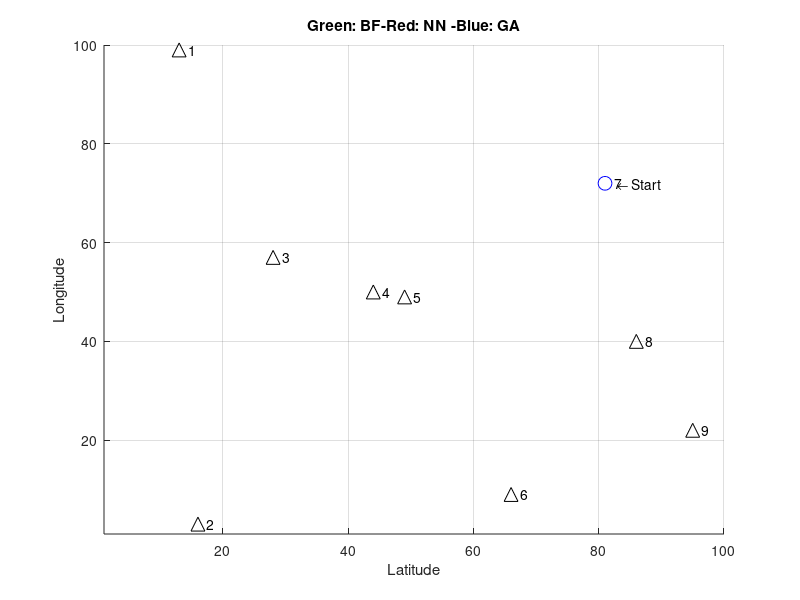

Write MATLAB code to recreate this figure. (Note: this script raises an error after producing the figure.)
% TSP
% Kai Brooks
% github.com/kaibrooks
% Jun 2019
%
% Computes the travelling salesman problem three different ways.
% https://en.wikipedia.org/wiki/Travelling_salesman_problem
%
% Readme:
% Options are below. Basic options enable/disable various algorithms,
% advanced options modify generator settings and adjust various selection /
% computation parameters with often unexpected results, and will likely not
% function correctly for numbers vastly outside their defaults.
%
% Algorithm basics:
%   Bruteforce (green)-
%   Computes every possible combination of routes, finds the shortest. This
%   method is impractical or impossible for n > ~12 (ie, n=14 requires
%   42.8GB of RAM and takes a few days to compute). This method does not 
%   use any sort of dynamic/parallel programming or other shortcuts.
%
%   Nearest-neighbor (red)-
%   Finds closest point to current point, loops back to start at end. If
%   gifoutput, this method plots 'decision lines' as well.
%
%   Genetic Algorithm (blue)-
%   Attemps many possible routes, takes the best of those and tries
%   again with a new set of similar routes. Take note of the performance
%   change by generation plot upon completion, it notes approximately how
%   many iterations of the GA will be needed to outperform NN.
%   Note: Genetic algorithm may produce unforseen errors when its settings 
%   are drastically different from defaults, and the program will not check
%   for validity before attemping to run them.
%
% Use cases:
%   By default, this program will run n=9, which allows for all three
%   algorithms to run.
%
%   For more intersting applications of the NN/GA algorithms, use n > ~25 
%   (and disable the BF, unless you have 10^15 gigabytes of RAM and 10^13 
%   years to wait).
%   At n > ~60, the computational complexity exceeds the number of atoms in
%   the universe, and would take about 10^70 years to solve.
%
%   Many variables are set by default in the range of what a 2.3GHz i7 CPU 
%   from 2013 can compute within reasonable time.


% Init
clc
close all
clear all
format
rng('shuffle')


%% --- Options ------------------------------------------------------------
%  --- Main Options -------------------------------------------------------
maxCities = 9;          % (default 9) number of cities to visit, this is the 'n'
gifOutput = 1;          % enables gif output and generation, slows rendering
filename = 'tsp.gif';   % output filename for the gif
verbose = 0;            % (default 0) outputs a pile of text while running

% Algorithm enables (with all disabled, just generates the map)
bf = 1;                   % bruteforce algorithm
nn = 1;                   % nearest-neighbor algorithm
gena = 1;                 % genetic algorithm

% genetic algorithm selection processes
gaRandomCrossover = 0;    % random crossover variant
gaOrderedCrossover = 1;   % ordered crossover variant

% --- Advanced options and generator settings -----------------------------

outputResults = 1;          % (default 1) shows analysis at completion

gaSelectionFactor = 2;      % (default 2) fractional number of members to select each epoch (eg: 3 = 1/3 of members)
gaInitPopSize = 100;        % (default 100, min 16) population for genetic algorithm
gaMutationRate = 0.01;      % (default 0.01) mutate this portion of the population (0.01 = 1%)
gaMaxGenerations = 500;     % (default 500) number of times ga generates new pop
gaElitism = 0.2;            % (default 0.2, max 0.4) elitism, in %. 0 to disable

pfitStart = 0.1;        % (default 0.1) start the polyfit after this %, used to ignore early transients in initial population
bfTickSize = 10000;     % (default 10000) tick size for timing BF algorithm. Higher numbers = more accuracy, slower to display estimate

minLoc = 1;             % (default 1) minimum coordinate to generate for city locations
maxLoc = 100;           % (default 100) maximum coordinate to generate for city locations
plotScale = 10;         % (default 10) size of markers on map
showLabels = 1;         % (default 1) display city numbers on plot


attempts = 100;         % number of attempts to bruteforce the solution before giving up
maxCpuTime = 100;       % max loops various functions will use before giving up and moving on

% --- Zero other variables (do not modify) --------------------------------

totalDist = 0;          % total distance travelled
gifWritten = 0;         % one-time check for gif creation

o_nn = 0;               % big o for nearest neighbor method
o_bf = 0;               % big o for bruteforce method
o_ga = 0;
nn_distance = 0;        % total minimum distance
bf_distance = 0;
ga_distance = 0;
bf_time = 0;            % time to run algorithm
nn_time = 0;
ga_time = 0;

nnSecs = 0;
bruteforce_minimum_vec = 0;

%% --- Program start ------------------------------------------------------

% Generate points
cities = randi([minLoc, maxLoc],2,maxCities); % generate matrix
cities = rot90(cities);  % rotate to form cities(x1,y1) for each point
cities = unique(cities,'rows'); % remove duplicate entries

if (length(cities) ~= maxCities)
    fprintf('*** Generated duplicate city coordinates, pruning %i entries.\n*** New maxCities = %i \n', maxCities - length(cities), length(cities))
end

maxCities = length(cities);  % shorten everything else if we don't have enough cities


startingCity = randi(maxCities);    % randomize starting city
currentCity = startingCity;         % and remember its where we started

visited = zeros([maxCities],1);     % boolean to mark each visited city
visited(currentCity) = 1;           % we're already in our city, so mark it

visitedOrder = zeros([maxCities],1); % vector to store the order which we visited each city
visitedOrder(currentCity) = 1;      % mark out starting city on the path

% Create figure
f = figure('Name','Stacked Routes','units','normalized','NumberTitle','off');%,'outerposition',[0 0 1 1]);
axis tight manual % this ensures that getframe() returns a consistent size

titleStr = '';
s1 = '';
s2 = '';
s3 = '';

if bf, s1 = 'Green: BF- ';, end
if nn, s2 = 'Red: NN - ';, end
if gena, s3 = 'Blue: GA';, end

titleStr = strcat(titleStr, s1, s2, s3);
title(titleStr);

clear s1, clear s2, clear s3

xlabel('Latitude')
ylabel('Longitude')

hold on
grid on

xlim([minLoc maxLoc])
ylim([minLoc maxLoc])

txt = '    \leftarrow Start';

% Plot cities
for i=1:maxCities
    
    if i == startingCity
        plot(cities(i,1),cities(i,2),'bo','MarkerSize',plotScale)
        
    else
        plot(cities(i,1),cities(i,2),'k^','MarkerSize',plotScale)
    end
    if showLabels, text(cities(i,1),cities(i,2),sprintf('   %i', i)), end
    
end

txt = '    \leftarrow Start';
text(cities(startingCity,1),cities(startingCity,2),txt)

% --- Algorithms ----------------------------------------------------------

%% Bruteforce algorithm (bf)
if bf
    fprintf('Generating bf pathing matrix...\n')
    % Create gigantic bruteforce path matrix: o(n!)
    arr = [2:maxCities];
    bfVisitOrder = perms(arr);
    bfVisitOrder = rot90(bfVisitOrder); % flip it to make indexing easier
    
    arr = ones(1,length(bfVisitOrder)); % create array of 1's
    bfVisitOrder = [arr;bfVisitOrder];  % append to the beginning
    
    % Add original city back onto end to complete the loop
    for i = 1:length(bfVisitOrder)
        bfVisitOrder(maxCities+1,i) = bfVisitOrder(1,i);
    end
    
    bf_omax = numel(bfVisitOrder); % get total size of matrix
    bfEstimatedTime = 0;    % zero the estimation before starting the loop
    %minDist = maxLoc^2;  % starting minimum distance
    % while sum(visited) < maxCities
    
    for j=1:length(bfVisitOrder)
        o_bf = o_bf + 1;
        
        if j==1,tic,end % start the clock on 2
        
        for i=1:maxCities
            o_bf = o_bf + 1;
            
            a = [cities(bfVisitOrder(i,j),1),cities(bfVisitOrder(i,j),2)];
            b = [cities(bfVisitOrder(i+1,j),1),cities(bfVisitOrder(i+1,j),2)];
            
            checkDistance = [a;b]; % select two points
            distance = pdist(checkDistance,'euclidean');   % find distance between them
            %distance = floor(distance); % truncate
            totalDist = totalDist + distance;
            
            bfSegmentDistances(i,j) = distance;
            
        end
        
        if j==bfTickSize
            timing = toc;
            bfEstimatedTime = timing*(length(bfVisitOrder)/bfTickSize) % timing*((length(bfVisitOrder)-bfTickSize)/bfTickSize) for 'time remaining as of this timing'
            bfTimeTicks = length(bfVisitOrder)/bfTickSize;
        end
        
        bfDistances(j) = totalDist; % store the total path length
        totalDist = 0;              % reset for the next run
        
        % Output running information
        if ~verbose, clc, end
        fprintf('Starting BF for n=%i, O(n!)=%i \n',maxCities, bf_omax)
        
        if length(bfVisitOrder) > bfTickSize % only display if enough data to estimate
            if bfEstimatedTime > 0
                fprintf('Estimated runtime: %s\n',formatTime(bfEstimatedTime))
            else
                fprintf('Estimated runtime: (Sampling %i more times..)\n',bfTickSize-j)
            end
        end
        fprintf('Current runtime  : %s\n',formatTime(toc))
        fprintf('Computing optimal route... %.2f%% \n', (o_bf / bf_omax) * 100)
        
    end % end of loop
    
    % Find min value
    [bfMinDist,bfMinIndex] = min(bfDistances);
    %bruteforce_path_taken = bfVisitOrder(:,bfMinIndex)
    
    %min(bfDist)
    %bfDist(j)
    
    %bfDist
    %     bfMinIndex
    %     bfDistances(bfMinIndex)
    bf_distance = bfMinDist;    % save for comparison
    
    % Plot it
    for i=1:maxCities
        
        a = [cities(bfVisitOrder(i,bfMinIndex),1), cities(bfVisitOrder(i,bfMinIndex),2)];
        b = [cities(bfVisitOrder(i+1,bfMinIndex),1), cities(bfVisitOrder(i+1,bfMinIndex),2)];
        
        x = [a(1), b(1)];
        y = [a(2), b(2)];
        plot(x,y,'g','LineWidth',plotScale/6)
        
        
        %bfVisitOrder(i:4,bfShortest) gives path
        
    end
    bfSecs = toc;
    if bfSecs > 0
        hours = 0;
        mins = 0;
        secs = 0;
        
        mins = floor(bfSecs / 60);
        secs = (rem(bfSecs, 60));
        
        if mins > 60
            hours = floor(mins / 60);
            mins = mins - (hours*60);
        end
        
        bf_time = sprintf('%ih%im%.0fs',hours,mins,secs); % format time
    end
    
    %fprintf('BF method complete in %.2f seconds\n', toc)
end

% Clear variables between runs
totalDist = 0;
minDist = 0;

%% Nearest Neighbor Algorithm
if nn
    fprintf('Computing nearest neighbor route...\n')
    for j = 2:maxCities
        if j==2,tic,end % start the clock on 2
        
        o_nn = o_nn + 1;
        
        ccLoc = [cities(currentCity,1), cities(currentCity,2)]; % coords of current city
        
        minDist = maxLoc^2;   % starting distance, make maximum possible
        
        for i = 1:maxCities
            o_nn = o_nn + 1;
            
            if visited(i), continue, end % skip cities we've visited
            
            a = ccLoc;  % current city coordinates
            b = [cities(i,1),cities(i,2)];
            
            checkDistance = [a;b]; % select two points
            
            distance = pdist(checkDistance,'euclidean');    % find distance between them
            
            % Draw decision lines
            if gifOutput
                % Draw 'decision' line
                x = [cities(currentCity,1), cities(i,1)];
                y = [cities(currentCity,2), cities(i,2)];
                
                h = plot(x,y,'c:','LineWidth',plotScale/6);
                uistack(h,'bottom');
                
                drawnow
                % Capture the plot as an image
                %title("" + o_nn)
                if  gifWritten == 0
                    gifWritten = 1;
                    gif(filename,'DelayTime',0.01,'LoopCount',1,'frame',gcf)
                else
                    gifWritten = 1;
                    gif
                end
            end
            
            if distance < minDist
                minDist = distance;
                nextCity = i;
                nextLoc = [cities(i,1),cities(i,2)];
            end
            
            
        end
        
        if j == maxCities+1
            a = [cities(maxCities,1),maxCities(2)];  % current city coordinates
            b = [cities(1,1),cities(1,2)];
            
            checkDistance = [a;b]; % select two points
            distance = pdist(checkDistance,'euclidean');   % find distance between them
            totalDist = totalDist + distance;
        end
        
        %  what we found for the next move
        minDist;
        nextCity;
        nnVisitOrder(j,:) = nextCity;   % this starts writing on 2, which is fine because 1 gets added at the end
        
        %fprintf('Moving to city %i with a distance of %.2f \n',nextCity,minDist)
        
        % Plot line to shortest next, vector 1 is both x's, 2 is both y's
        x = [cities(currentCity,1), cities(nextCity,1)];
        y = [cities(currentCity,2), cities(nextCity,2)];
        plot(x,y,'r--','LineWidth',plotScale/8)
        
        %txt = 'Next \rightarrow  ';
        %text(cities(nextCity,1),cities(nextCity,2),txt,'HorizontalAlignment','right')
        
        % Update for next loop
        currentCity = nextCity;
        visited(nextCity) = 1;
        visitedOrder(j) = nextCity;
        minDist; % verbose
        totalDist = totalDist + minDist;
        
        % Break if we've visited everything
        if sum(visited) == maxCities, break, end
        
    end
    
    % Complete the loop
    
    a = [cities(currentCity,1), cities(currentCity,2)];  % current city coordinates
    b = [cities(startingCity,1),cities(startingCity,2)];
    
    checkDistance = [a;b]; % select two points
    distance = pdist(checkDistance,'euclidean');
    minDist;
    totalDist = totalDist + distance; % Update total distance once more
    
    x = [cities(currentCity,1), cities(startingCity,1)];
    y = [cities(currentCity,2), cities(startingCity,2)];
    plot(x,y,'r--','LineWidth',plotScale/8)
    
    if gifOutput
        drawnow
        gif
    end
    
    nn_distance = totalDist;
    
    nn_time = formatTime(toc);
    
    % add missing entries
    nnVisitOrder(1) = startingCity;        % add starting city
    nnVisitOrder(end+1) = nnVisitOrder(1); % add loopback
    
end

% Clear variables between runs
totalDist = 0;
minDist = 0;

%% Genetic Algorithm
if gena
    gaFitnessMean = 0;
    fprintf('Creating genes...\n')
    % create genes
    linearPath = [1:maxCities];
    
    for i=1:gaInitPopSize
        gaVisitOrder(i,:) = linearPath(randperm(length(linearPath)));
    end
    
    % shift matrix so starting city is correct
    for i=1:gaInitPopSize
        k = find(gaVisitOrder(i,:) == startingCity);
        gaVisitOrder(i,:) = circshift(gaVisitOrder(i,:), (maxCities+1) - k);
    end
    
    % copy first entry and place it on back
    arr = ones(1,gaInitPopSize);
    arr = arr * startingCity;
    
    gaVisitOrder;
    gaVisitOrder = flip(rot90(gaVisitOrder)); % rearrange for visitation reasons
    gaVisitOrder = [gaVisitOrder;arr];
    
    % dont add remaining city, just go back to it and let the ga sort it out?
    fprintf('Starting algorithm...\n')
    for gaGeneration=1:gaMaxGenerations
        o_ga = o_ga + 1;
        if gaGeneration==1,tic,end % start the clock
        
        % calculate lengths of each option
        for j=1:gaInitPopSize
            o_ga = o_ga + 1;
            
            for i=1:maxCities % if -1 because we loop back around instead of indexing the path back to start
                o_ga = o_ga + 1;
                
                a = [cities(gaVisitOrder(i,j),1),cities(gaVisitOrder(i,j),2)];
                b = [cities(gaVisitOrder(i+1,j),1),cities(gaVisitOrder(i+1,j),2)];
                
                checkDistance = [a;b]; % select two points
                distance = pdist(checkDistance,'euclidean');   % find distance between them
                %distance = floor(distance); % truncate
                totalDist = totalDist + distance;
                
                gaSegmentDistances(i,j) = distance;
                
            end
            
            % timing
            %         if j==bfTickSize
            %             timing = toc;
            %             bfEstimatedTime = timing*(length(bfVisitOrder)/bfTickSize) % timing*((length(bfVisitOrder)-bfTickSize)/bfTickSize) for 'time remaining as of this timing'
            %             bfTimeTicks = length(bfVisitOrder)/bfTickSize;
            %         end
            
            gaDistances(j) = totalDist; % store the total path length
            totalDist = 0;              % reset for the next run
            
            % Output running information
            %         clc
            %         fprintf('Starting BF for n=%i, O(n!)=%i \n',maxCities, bf_omax)
            %
            %         if length(bfVisitOrder) > bfTickSize % only display if enough data to estimate
            %             if bfEstimatedTime > 0
            %                 fprintf('Estimated runtime: %s\n',formatTime(bfEstimatedTime))
            %             else
            %                 fprintf('Estimated runtime: (Sampling %i more times..)\n',bfTickSize-j)
            %             end
            %         end
            %         fprintf('Current runtime  : %s\n',formatTime(toc))
            %         fprintf('Computing optimal route... %.2f%% \n', (o_bf / bf_omax) * 100)
            
        end % end of loop
        
        % normalize values for selection process (vector sum = 1)
        if verbose, gaVisitOrder, end
        if verbose, gaDistances, end
        gaFitness = gaDistances ./ norm(gaDistances,1);
        preMean = mean(gaFitness);
        if verbose, gaFitness, end
        
        
        % ** select members
        selected = zeros(1,gaInitPopSize);
        
        % use elitism to ensure high performers breed
        if gaElitism > 0
            % this automatically selects the top members and kills off the
            % bottom members
            
            gaElites = ceil(gaElitism*gaInitPopSize); % number of members who are elites
            
            % mark worst performers
            for i = 1:gaElites
                [q tempToDelete(i)] = min(gaFitness);
                gaFitness(tempToDelete(i)) = 2;  % maxing value so it doesn't get picked again
            end
            
            % kill off 'marked' worst performers
            for i = 1:length(tempToDelete)
                [q w] = max(gaFitness);
                gaFitness(w) = 0;
            end
            
            clear q;
            clear w;
            
            % select the best performers
            for i = 1:gaElites
                [q w] = max(gaFitness);
                selected(w) = 1;
                gaFitness(w) = 0;
            end
            
            clear q;
            clear w;
            
        end
        
        
        while sum(selected) < (gaInitPopSize/gaSelectionFactor) % run until it selects 1/selectionFactor of the members
            a = rand();
            for i = 1:gaInitPopSize;
                a = a - gaFitness(i);
                %fprintf('%.4f - %.4f\n',a,gaFitness(i))
                if a < 0
                    %fprintf('Selected:  %i\n',i)
                    gaFitness(i) = 0;
                    selected(i) = 1;
                    break
                end
            end
        end
        
        
        
        % get parents chromosomes
        tempMean = 0;
        k = 0;
        for i = 1:gaInitPopSize
            if gaFitness(i)
                k = k + 1;     % write to the correct indexes to prevent zero values
                gaParentChrom(:,k) = gaVisitOrder(:,i); % write parents chromosomes for use in breeding
                tempMean(k) = gaFitness(i); % capture mean for statistical reasons
            end
        end
        
        postMean = mean(tempMean(tempMean ~= 0));
        %postMean
        %t=t+1; % write correct index in gaFitnessMean;
        gaFitnessMean(gaGeneration) = postMean;
        if gaGeneration > 1
            if verbose
                fprintf('%i \t Mean %.8f -> %.8f (%.8f change)\n',gaGeneration, gaFitnessMean(gaGeneration-1), gaFitnessMean(gaGeneration), postMean/preMean)
            else
                if ~verbose, clc, end
                fprintf('Computing Genetic Algorithm... %.2f%%\n', (gaGeneration/gaMaxGenerations)*100)
            end
        end
        
        % breed new population
        %for j = 1:gaInitPopSize/4
        %gaParentChrom
        popNeeded = gaInitPopSize;
        k = 0; % indexing fix
        hit = 0;
        miss = 0;
        
        % random swap subalgorithm
        if gaRandomCrossover
            while popNeeded > 0
                
                for i = 2:maxCities   % = 2:n because the start and end cities never change
                    parenta = gaParentChrom(i,1);
                    parentb = gaParentChrom(i,2);
                    
                    if round(rand) == 1
                        newMember(i) = parenta;
                    else
                        newMember(i) = parentb;
                    end
                    
                    if verbose, fprintf('Mix %i and %i -> %i\n' ,parenta,parentb,newMember(i)), end
                end
                
                if length(unique(newMember)) == length(newMember)
                    k=k+1;
                    popNeeded = popNeeded -1;
                    newPop(k,:) = newMember;
                    hit = hit+1;
                else
                    miss = miss+1;
                    fprintf('%i miss on newmember...\n',miss)
                end
                
            end
            
            
            if verbose, newPop = unique(newPop,'rows'), end
            
        end
        
        
        %     parenta = gaParentChrom(i,1);
        %     parentb = gaParentChrom(i,2);
        %
        if gaOrderedCrossover
            gaVisitOrder = zeros(9,1); % clear visit order for new writing
            oldCrossoverPoint = 0;
            crossoverPoint = 0;
            
            [parentHeight parentLength] = size(gaParentChrom);
            
            %gaParentChrom
            
            for k=1:30 %while size(newPop,2) < gaInitPopSize ??? why 1:30? fix this ending index
                
                while oldCrossoverPoint == crossoverPoint % loop until new crossover point from last time
                    crossoverPoint = randi([2 parentHeight-2]); % ignore first and last entries since those are start/loop paths
                    if verbose, crossoverPoint, end
                end
                
                for j = 1:2:parentHeight-1
                    %clear childa, clear childb;
                    
                    childPart1 = gaParentChrom(1:crossoverPoint,j); % first half of chromosome
                    tempChild = gaParentChrom(:,j+1);               % temp store entire other parent
                    
                    % check second parent gene-by-gene, add non-duplicates in order of appearance
                    for i = 2:length(tempChild)
                        if verbose, fprintf('Checking for duplicate alele: %i\n',tempChild(i)), end
                        if ~ismember(tempChild(i),childPart1)
                            if verbose, fprintf('Adding %i to chromosome\n',tempChild(i)), end
                            childPart2(i,1) = tempChild(i);
                        end
                    end
                    
                    childPart2 = childPart2(childPart2 ~= 0);
                    
                    %childPart1
                    %childPart2
                    
                    newChild = [childPart1;childPart2;childPart1(1)];
                    
                    newPop(:,ceil(j/gaSelectionFactor)) = newChild;         % ceil to remove every other column of zeroes
                    
                    clear childPart*;          % flush old data
                    clear temp*;
                    
                end
                
                % write new visit order
                if sum(gaVisitOrder(:,1)) == 0  % if first time written
                    gaVisitOrder = newPop;
                else
                    gaVisitOrder = cat(2,gaVisitOrder,newPop);
                end
                oldCrossoverPoint = crossoverPoint; % store this to ensure a different point next time
            end
            
            %gaVisitOrder
            
        end % end of ordered crossover algorithm
        
        % *** mutate (should be a function, args of mutationType, mutationRate, initPopSize...)
        
        % mutations: random reset, single swap, selection scramble, selection inversion
        gaMutationType = 1;   % TODO put this in the header
        
        
        mutateNum = ceil(gaInitPopSize * gaMutationRate); % number of individuals to mutate
        
        % generate chromisome indexes to mutate
        for i = 1:mutateNum %TODO unique numbers each time
            mutIndex(i) = randi(gaInitPopSize);    % member to mutate
            childMut(:,i) = gaVisitOrder(:,mutIndex(i));
        end
        
        if gaMutationType == 1 % random reset
            
            childMut(end,:) = [];   % delete loopback entry so array is unique
            
            for i=1:mutateNum
                
                childMut(:,i) = randperm(maxCities);
                
                % shift matrix so starting city is correct
                k = find(childMut(:,i) == startingCity);
                childMut(:,i) = circshift(childMut(:,i), (maxCities+1) - k);
                
            end
            
            % copy first entry and place it on back (path loopback)
            arr = ones(1,mutateNum);   % array to write entire row at once
            arr = arr * startingCity;
            childMut(end+1,:) = arr;    % append new entry
            
            if verbose
                fprintf('New mutation (displayed concatenated): [');
                fprintf('%g ', childMut);
                fprintf(']\n');
            end
            
            % write mutations back into population
            for i=1:mutateNum
                gaVisitOrder(:,mutIndex(i)) = childMut(:,i);
            end
            
            
        end %end random reset algorithm
        
    end % end gaMaxGenerations
    
    ga_time = formatTime(toc);
    
    
    % plot highest fitness route, capture ga = totalDist
    for i=1:maxCities
        
        [ga_distance gaMinIndex] = max(gaDistances);
        
        a = [cities(gaVisitOrder(i,gaMinIndex),1), cities(gaVisitOrder(i,gaMinIndex),2)];
        b = [cities(gaVisitOrder(i+1,gaMinIndex),1), cities(gaVisitOrder(i+1,gaMinIndex),2)];
        
        x = [a(1), b(1)];
        y = [a(2), b(2)];
        plot(x,y,'b--','LineWidth',plotScale/6)
        
        
        %bfVisitOrder(i:4,bfShortest) gives path
        
    end
    
    
    
    % plot historical fitness
    figure('Name','Genetic Algorithm Performance','NumberTitle','off');
    
    hold on
    grid on
    gaPlotX = [1:gaGeneration]; % make a linear axis for plotting
    plot(gaPlotX,gaFitnessMean,'m.','MarkerSize',plotScale)
    
    %x = 1:10;
    %y1 = x + randn(1,10);
    %scatter(x,y1,25,'b','*')
    %   p = polyfit(gaPlotX,gaFitnessMean,1);
    %p(~ismember(p,outliers)); % purge outliers
    
    [p,s] = polyfit(gaPlotX,gaFitnessMean,1);
    
    [Yfit,delta] = polyval(p,gaPlotX,s);
    
    yfit = polyval(p,gaPlotX,s);
    %   yfit = p(1)*gaPlotX+p(2);
    %plot(gaPlotX,yfit,'b-','MarkerSize',plotMarkerSize*1.5);
    plot(gaPlotX,yfit,'-b', gaPlotX,yfit+delta,'--b', gaPlotX,yfit-delta,'--b')
    
    gaFitnessSlope = p(1);
    xlabel('Generation')
    ylabel('Fitness')
    legend('Avg Generational Fitness',['Slope = ',num2str(gaFitnessSlope)],'Delta')
    title('Genetic Algorithm Performance')
    %title(['Slope is ',num2str(gaFitnessSlope)])
    
end % end of ga

%% ---- Subplot Figure
figure('Name','Split Routes','NumberTitle','off');

axis tight manual


subplot(2,2,1)
grid on
hold on
xlim([minLoc maxLoc])
ylim([minLoc maxLoc])
if ~bf, title('BF (not run)'), else, title('BF'), end

% BF
if bf
    for i=1:maxCities
        
        if i == startingCity
            plot(cities(i,1),cities(i,2),'bo','MarkerSize',plotScale/2)
            
        else
            plot(cities(i,1),cities(i,2),'k^','MarkerSize',plotScale/2)
        end
    end
    for i=1:maxCities
        a = [cities(bfVisitOrder(i,bfMinIndex),1), cities(bfVisitOrder(i,bfMinIndex),2)];
        b = [cities(bfVisitOrder(i+1,bfMinIndex),1), cities(bfVisitOrder(i+1,bfMinIndex),2)];
        x = [a(1), b(1)];
        y = [a(2), b(2)];
        plot(x,y,'g','LineWidth',plotScale/8)
    end
end

% GA
subplot(2,2,4)
grid on
hold on
xlim([minLoc maxLoc])
ylim([minLoc maxLoc])
if ~gena, title('GA (not run)'), else, title('GA'), end
if gena
    for i=1:maxCities
        
        if i == startingCity
            plot(cities(i,1),cities(i,2),'bo','MarkerSize',plotScale/2)
            
        else
            plot(cities(i,1),cities(i,2),'k^','MarkerSize',plotScale/2)
        end
    end
    for i=1:maxCities
        a = [cities(gaVisitOrder(i,gaMinIndex),1), cities(gaVisitOrder(i,gaMinIndex),2)];
        b = [cities(gaVisitOrder(i+1,gaMinIndex),1), cities(gaVisitOrder(i+1,gaMinIndex),2)];
        x = [a(1), b(1)];
        y = [a(2), b(2)];
        plot(x,y,'b','LineWidth',plotScale/8)
    end
    
end

subplot(2,2,3)
grid on
hold on
xlim([minLoc maxLoc])
ylim([minLoc maxLoc])
if ~nn, title('NN (not run)'), else, title('NN'), end

% NN
if nn
    for i=1:maxCities
        
        if i == startingCity
            plot(cities(i,1),cities(i,2),'bo','MarkerSize',plotScale/2)
            
        else
            plot(cities(i,1),cities(i,2),'k^','MarkerSize',plotScale/2)
        end
    end
    for i=1:maxCities
        a = [cities(nnVisitOrder(i),1), cities(nnVisitOrder(i),2)];
        b = [cities(nnVisitOrder(i+1),1), cities(nnVisitOrder(i+1),2)];
        x = [a(1), b(1)];
        y = [a(2), b(2)];
        plot(x,y,'r','LineWidth',plotScale/8)
        
    end
end

%% ---- Results and Analysis ----------------------------------------------
if outputResults
    fprintf('\nTravelling done!\n')
    fprintf('------- Results -------\n')
    
    fprintf(1, 'Alg. |\tBF\t\tNN\t\tGA\n')
    fprintf(1, 'O(n) |\t%i\t\t%i\t\t%i\n', o_bf, o_nn, o_ga)
    fprintf(1, 'Dist.|\t%.2f\t\t%.2f\t\t%.2f\n', bf_distance, nn_distance, ga_distance')
    fprintf(1, 'Time |\t%s\t\t%s\t\t%s\n', bf_time, nn_time, ga_time)
    fprintf('\n')
    fprintf('NN algorithm path is %.2fx (%.2f%%) longer and %.2fx computationally faster.\n',nn_distance/bf_distance, (abs(1-(nn_distance/bf_distance)))*100, o_bf/o_nn)
end

%% ----- Functions --------------------------------------------------------
function t=formatTime(secs);
% Input seconds, output formatted '_h_m_s'

if secs == 0
    t=sprintf('(no time available)');
    return
elseif secs < 1
    t=sprintf('<1s');
    return
else
    hours = 0;
    minutes = 0;
    seconds = 0;
    minutes = floor(secs / 60);
    seconds = rem(secs, 60);
    if minutes > 60
        hours = floor(minutes / 60);
        minutes = minutes - (hours*60);
    end
    t=sprintf('%ih%im%.0fs',hours,minutes,seconds);
    return
end
end
